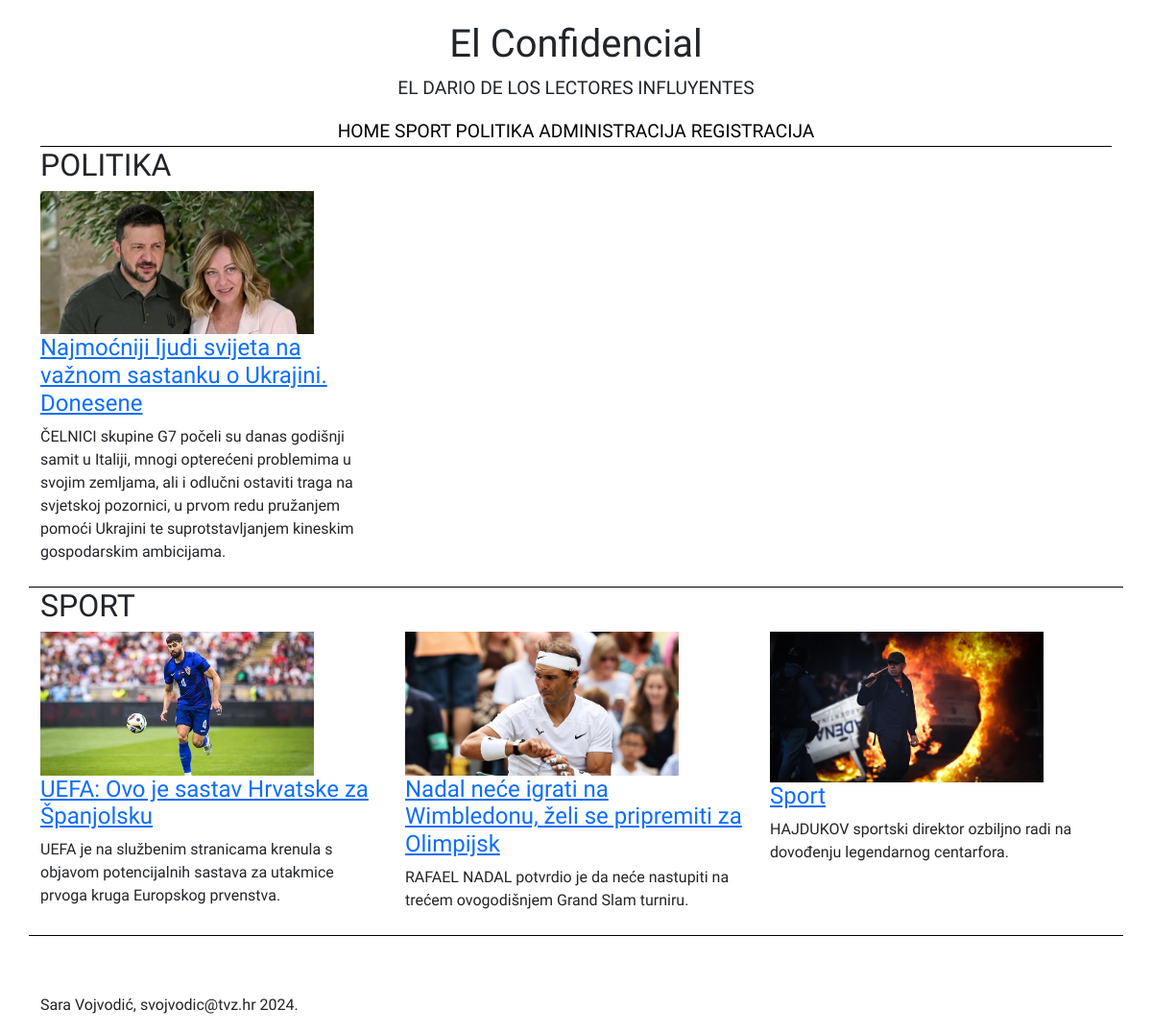
The page / on the database its author committed.
### tables this page shows
CREATE TABLE `vijesti` (
  `id` int(11) NOT NULL,
  `datum` varchar(32) NOT NULL,
  `naslov` varchar(64) NOT NULL,
  `sazetak` text NOT NULL,
  `tekst` text NOT NULL,
  `slika` varchar(64) NOT NULL,
  `kategorija` varchar(64) NOT NULL,
  `arhiva` tinyint(1) NOT NULL
);

### index.php (the view, shortened to what this page needs)
<!DOCTYPE html>
<html lang="en">
<head>
    <link rel="stylesheet" type="text/css" href="style.css">
    <link href="https://cdn.jsdelivr.net/npm/bootstrap@5.1.3/dist/css/bootstrap.min.css" rel="stylesheet"
>
</head>
<body>
<?php
    $servername = "localhost";
    $user = "root";
    $pass = "";
    $db = "php_projekt";
    $dbc = mysqli_connect($servername, $user, $pass, $db) or die("Error" . mysqli_connect_error());
    mysqli_set_charset($dbc, "utf8");
    ?>
    <header>
        <div class="container">
            <div class="row" id="first_row">
                <div class="col-lg-12 col-sm-12" id="title">
                    <div class="title_text">
                        <h1>El Confidencial</h1>
                        <p>EL DARIO DE LOS LECTORES INFLUYENTES</p>
                    </div>
                </div>
            </div>
        </div>
    </header>
    <nav>
        <div class="container">
            <div class="row" id="first_row">
                <div class="col-lg-12 col-sm-12" id="navigation">
                    <div class="navigation_text">
                        <a href="index.php">HOME</a>
                        <a href="kategorija.php?id=sport " class="">SPORT</a>
                        <a href="kategorija.php?id=politika " class="">POLITIKA</a>
                        <a href="nova_administracija.php">ADMINISTRACIJA</a>
                        <a href="registracija.php">REGISTRACIJA</a>
                    </div>
                </div>
            </div>
        </div>
    </nav>
    <section class="sport" >
        <div class="container">
            <div class="row" >
                <div class="col-lg-12 col-sm-12" id="second_section_title">
                    <h2>POLITIKA</h2>
                </div>
            </div>
        </div>
        <div class="container" id="sport_row">
            <div class="row">
                    <?php
                    $query = "SELECT * FROM vijesti WHERE arhiva=0 AND kategorija='politika' LIMIT 3";
                    $result = mysqli_query($dbc, $query);
                    while ($row = mysqli_fetch_array($result)) {
                       echo' <div class="col-lg-4 col-sm-12">';
                        echo '<article>';
                        echo '<div class="article">';
                        echo '<div class="sport_img">';
                        echo '<img src="' . UPLPATH . $row['slika'] . '"  style="width: 80%;">';
                        echo '</div>';
                        echo '<div class="media_body">';
                        echo '<h4 class="title">';
                        echo '<a href="Clanak.php?id=' . $row['id'] . '">';
                        echo $row['naslov'];
                        echo '</a></h4>';
                        echo '</div></div>';
                        echo '<div class="summary">';
                        echo $row['sazetak'];
                        echo '</div>';
                        echo '</article>';
                        echo ' </div>';
                    } ?>
            </div>
        </div>
    </section>
    <section class="sport" >
        <div class="container">
            <div class="row" >
                <div class="col-lg-12 col-sm-12" id="second_section_title">
                    <h2>SPORT</h2>
                </div>
            </div>
        </div>
        <div class="container" id="sport_row">
            <div class="row">
                    <?php
                    $query = "SELECT * FROM vijesti WHERE arhiva=0 AND kategorija='sport' LIMIT 3";
                    $result = mysqli_query($dbc, $query);
                    while ($row = mysqli_fetch_array($result)) {
                       echo' <div class="col-lg-4 col-sm-12">';
                        echo '<article>';
                        echo '<div class="article">';
                        echo '<div class="sport_img">';
                        echo '<img src="' . UPLPATH . $row['slika'] . '"  style="width: 80%;">';
                        echo '</div>';
                        echo '<div class="media_body">';
                        echo '<h4 class="title">';
                        echo '<a href="Clanak.php?id=' . $row['id'] . '">';
                        echo $row['naslov'];
                        echo '</a></h4>';
                        echo '</div></div>';
                        echo '<div class="summary">';
                        echo $row['sazetak'];
                        echo '</div>';
                        echo '</article>';
                        echo ' </div>';
                    } ?>
            </div>
        </div>
    </section>
    <footer>
        <div class="container" id="footer_text">
            <div class="row">
                <div class="col-lg-12 col-sm-12">
                    <p>Sara Vojvodić, svojvodic@tvz.hr 2024.</p>
                </div>
            </div>
        </div>
    </footer>
</body>
</html>

### style.css (style rules this page uses)
body { margin: 0; padding: 0; }
body { font-family: "Imbue", serif !important; font-weight: 200; font-style: normal; }
.title_text { padding-top: 2%; text-align: center; font-size: larger; }
.navigation_text { text-align: center; font-size: larger; border-bottom: 1px solid black; }
.navigation_text a { text-decoration: none; color: black; }
#footer_text { padding-top: 5%; }
#sport_row { border-bottom: 1px solid black; padding-bottom: 2%; }
#second_section_title h2 { text-transform:uppercase; }

### rows shown on the page
vijesti: slika (picture), naslov "Najmoćniji ljudi svijeta na važnom sastanku o Ukrajini. Donesene", sazetak "ČELNICI skupine G7 počeli su danas godišnji samit u Italiji, mnogi opterećeni problemima u svojim zemljama, ali i odlučni ostaviti traga na svjetskoj pozornici, u prvom redu pružanjem pomoći Ukrajini te suprotstavljanjem kineskim gospodarskim ambicijama."
vijesti: slika (picture), naslov "UEFA: Ovo je sastav Hrvatske za Španjolsku", sazetak "UEFA je na službenim stranicama krenula s objavom potencijalnih sastava za utakmice prvoga kruga Europskog prvenstva."
vijesti: slika (picture), naslov "Nadal neće igrati na Wimbledonu, želi se pripremiti za Olimpijsk", sazetak "RAFAEL NADAL potvrdio je da neće nastupiti na trećem ovogodišnjem Grand Slam turniru."
vijesti: slika (picture), naslov "Sport", sazetak "HAJDUKOV sportski direktor ozbiljno radi na dovođenju legendarnog centarfora."
